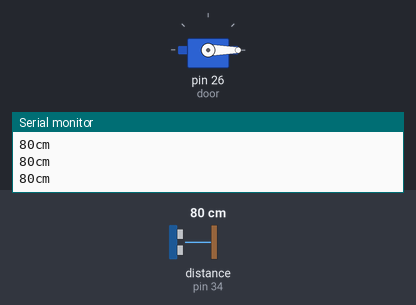
Bench run of a sketch on a simulated Arduino Mega 2560, built with avr-gcc and run on an emulated ATmega2560. On the bench: servo, the last lines printed to the serial monitor. The test bench sets the inputs (shaded band); at power-on: distance to the obstacle (sensor on pin 34) 80 cm. The echo pulse lasts 58.3 µs per cm.

Above: at 2.2 s.
2.3 s: distance to the obstacle (sensor on pin 34) set to 55 cm
3.8 s: distance to the obstacle (sensor on pin 34) set to 45 cm
At 4.6 s:
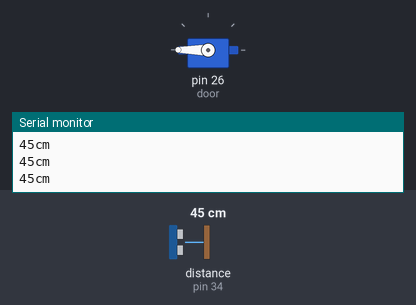
5.3 s: distance to the obstacle (sensor on pin 34) set to 60 cm
At 6.0 s:
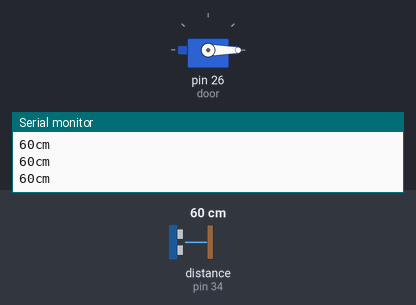
6.8 s: distance to the obstacle (sensor on pin 34) set to 2 cm
At 8.0 s:
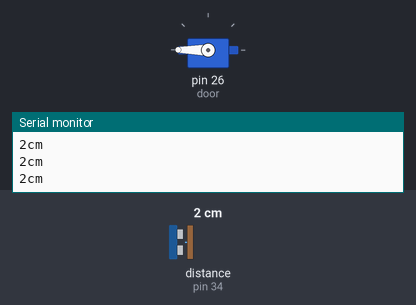
Timing chart, 0 to 9.3 s (numbered marks = the images above; inputs shaded):
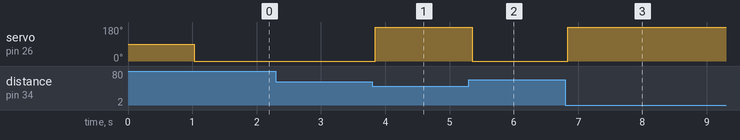

Measured:
- the behaviour switches between 51 and 50 cm on distance to the obstacle (sensor on pin 34) (found by bisection; images 0 and 1)
- after the input at 3.8 s, servo on pin 26 (door): 0° → 180° after 0.05 s
- after the input at 5.3 s, servo on pin 26 (door): 180° → 0° after 0.05 s
- after the input at 6.8 s, servo on pin 26 (door): 0° → 180° at once

The sketch:

Code.ino
```cpp
#include <SR04.h>
#include <Servo.h>

//limz 2020
#include "SR04.h"
#define TRIG_PIN 34
#define ECHO_PIN 40

SR04 sr04 = SR04(ECHO_PIN,TRIG_PIN);
Servo door;
int pos = 0;    // variable to store the servo position
long a;

void setup() {
   Serial.begin(9600);
   delay(1000);
   door.attach(26);  // attaches the servo on pin 26 to the servo object
}

void loop() {
  a=sr04.Distance();

  if (a <= 50.0)
      { door.write(180); }
  else { door.write(0); }

  Serial.print(a) ;
  Serial.println("cm");

}
```
